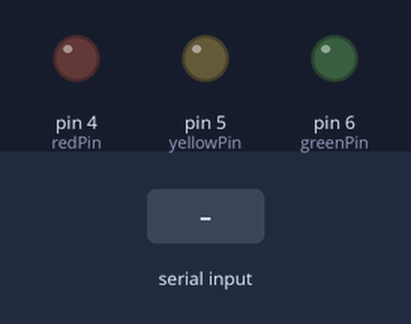
A sketch run on a simulated Arduino Uno, built with avr-gcc and run on an emulated ATmega328P. On the bench: output pins drawn as LEDs (lit = HIGH). Dashed ring = blinking. The test bench sets the inputs (shaded band).

Above: at 1.2 s.
1.3 s: "b" received over Serial
At 1.45 s:
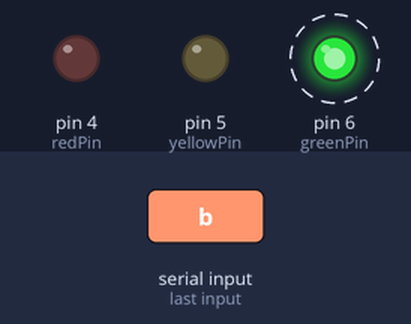
4.3 s: "y" received over Serial
At 4.8 s:
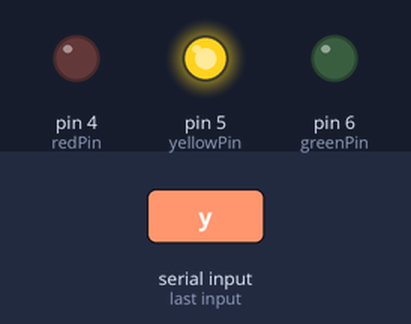
5.8 s: "r" received over Serial
At 7.0 s:
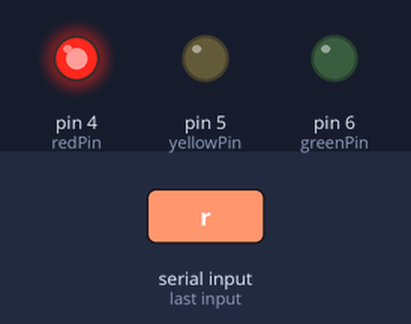
7.3 s: "g" received over Serial
At 8.3 s:
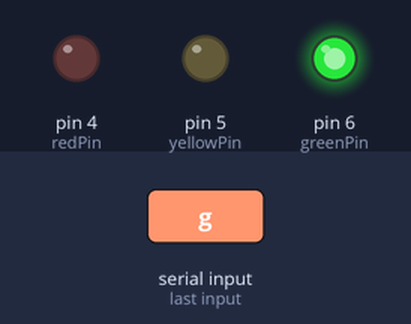
8.8 s: "1" received over Serial
At 9.4 s:
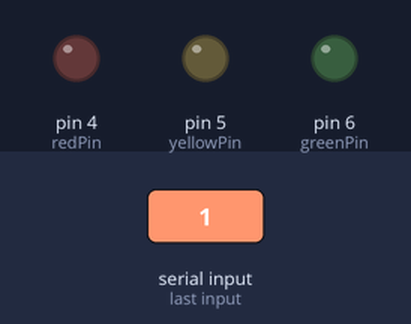
Timing chart, 0 to 11.3 s (numbered marks = the images above; inputs shaded):
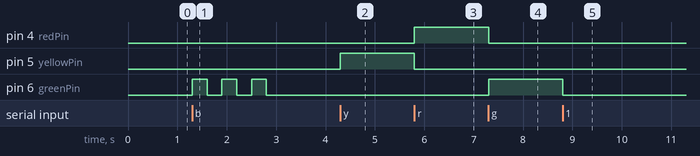

The sketch:

05-program-to-blink-led-based-on-user-input.ino
```cpp
const int greenPin = 6;
const int yellowPin = 5;
const int redPin = 4;

void setup() {
  pinMode(greenPin, OUTPUT);
  pinMode(yellowPin, OUTPUT);
  pinMode(redPin, OUTPUT);

  Serial.begin(9600);
}

void loop() {
  if (Serial.available() > 0) {
    char command = Serial.read();

    digitalWrite(greenPin, LOW);
    digitalWrite(yellowPin, LOW);
    digitalWrite(redPin, LOW);

    if (command == 'g') {
      digitalWrite(greenPin, HIGH);
    }
    else if (command == 'y') {
      digitalWrite(yellowPin, HIGH);
    }
    else if (command == 'r') {
      digitalWrite(redPin, HIGH);
    }
    else if (command == 'b') {
      for (int i = 0; i < 3; i++) {
        digitalWrite(greenPin, HIGH);
        delay(300);
        digitalWrite(greenPin, LOW);
        delay(300);
      }
    }
  }
}
```

Measured:
- after the input at 1.3 s, pin 6 (greenPin): alternates HIGH for 0.30 s and LOW for 0.30 s, 6 changes in all, then stays LOW, starting at once
- after the input at 4.3 s, pin 5 (yellowPin): LOW → HIGH at once
- after the input at 5.8 s, pin 4 (redPin): LOW → HIGH at once; pin 5 (yellowPin): HIGH → LOW at once
- after the input at 7.3 s, pin 4 (redPin): HIGH → LOW at once; pin 6 (greenPin): LOW → HIGH at once
- after the input at 8.8 s, pin 6 (greenPin): HIGH → LOW at once
